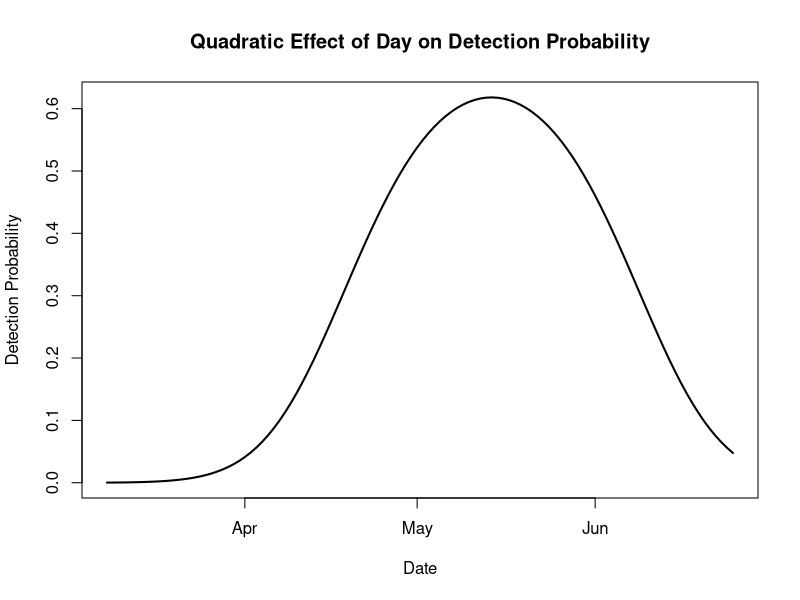

Generate this figure with R:
# Step 1: Create date sequence and standardize day of year, centered on May 5
dates <- seq(as.Date("2025-03-08"), as.Date("2025-06-25"), by = "day")
day_of_year <- as.numeric(format(dates, "%j"))
center_day <- as.numeric(format(as.Date("2025-05-02"), "%j"))  # = 122
day_std <- (day_of_year - center_day) / sd(day_of_year)
day_std2 <- day_std^2 

# Step 2: Simulate a logistic detection model with a quadratic effect
# Coefficients (adjust as needed)
alpha <- 0.2        # intercept
beta1 <- 1.5        # linear effect
beta2 <- -2         # quadratic effect (negative for hump shape)

# Compute linear predictor (logit scale)
logit_p <- alpha + beta1 * day_std + beta2 * day_std2

# Back-transform to probability
p <- 1 / (1 + exp(-logit_p))

# Step 3: Plot
plot(dates, p, type = "l", lwd = 2,
     ylab = "Detection Probability", xlab = "Date",
     main = "Quadratic Effect of Day on Detection Probability")




# Step 1: Create date sequence and standardize day of year, centered on May 5
dates2 <- seq(as.Date("2025-03-08"), as.Date("2025-06-25"), by = "day")
day_of_year2 <- as.numeric(format(dates, "%j"))
#center_day <- as.numeric(format(as.Date("2025-05-05"), "%j"))  # = 122
day_std2 <- (day_of_year2 - mean(day_of_year2)) / sd(day_of_year2) # = 111
day_std22 <- day_std^2
